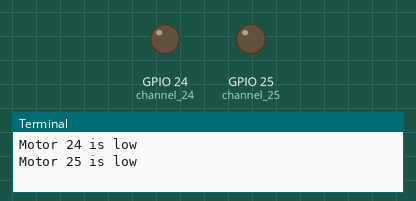
Recording of a program running on a simulated Raspberry Pi (BCM pin numbers). Shown: output pins drawn as LEDs (lit = HIGH), the last lines printed to the terminal. Threads take turns every 2 ms.

Above: at 5.0 s.
At 15.0 s:
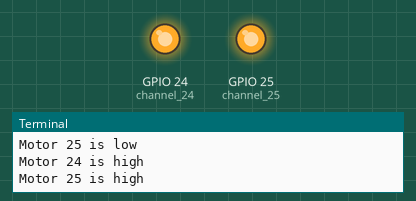
Timing chart, 0 to 26.0 s (numbered marks = the images above):
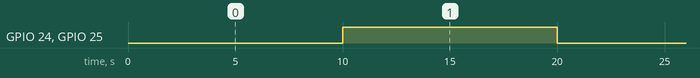

The program:

test.py
```python
import RPi.GPIO as GPIO
from datetime import datetime, time
import time as t
import threading


channel_24 = 24
channel_25 = 25

# GPIO setup
GPIO.setmode(GPIO.BCM)

GPIO.setup(channel_24, GPIO.OUT)
GPIO.setup(channel_25, GPIO.OUT)

def motor_off(pin):
    GPIO.output(pin, GPIO.HIGH)

def motor_on(pin):
    GPIO.output(pin, GPIO.LOW)

def motor_thread(pin, name):
    try:
        while True:
            print(f"Motor {name} is low")
            motor_on(pin)
            t.sleep(10)
            print(f"Motor {name} is high")
            motor_off(pin)
            t.sleep(10)
    except KeyboardInterrupt:
        GPIO.cleanup()

# Create threads for each motor

motor_24_thread = threading.Thread(target=motor_thread, args=(channel_24, "24"))
motor_25_thread = threading.Thread(target=motor_thread, args=(channel_25, "25"))

try:
    # Start the threads

    motor_24_thread.start()
    motor_25_thread.start()

    # Wait for all threads to finish

    motor_24_thread.join()
    motor_25_thread.join()

except KeyboardInterrupt:
    GPIO.cleanup()
```

Measured:
- by itself, GPIO 24 (channel_24), GPIO 25 (channel_25): alternates HIGH for 10.0 s and LOW for 10.0 s
- by itself, everything shown: repeats every 20.0 s, in 4 steps
